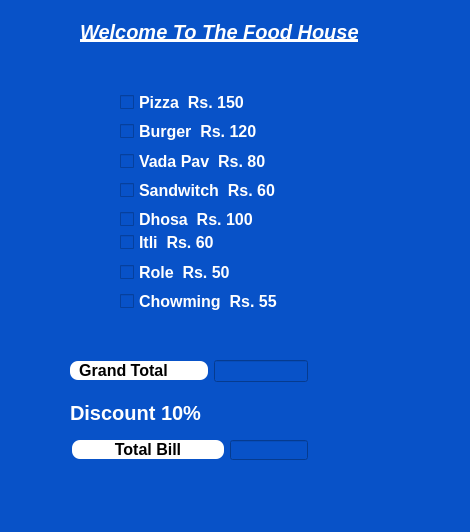
<?xml version="1.0" encoding="UTF-8"?>
<ui version="4.0">
 <class>MainWindow</class>
 <widget class="QMainWindow" name="MainWindow">
  <property name="geometry">
   <rect>
    <x>0</x>
    <y>0</y>
    <width>470</width>
    <height>532</height>
   </rect>
  </property>
  <property name="windowTitle">
   <string>MainWindow</string>
  </property>
  <property name="styleSheet">
   <string notr="true">background-color:rgb(8, 82, 200);</string>
  </property>
  <widget class="QWidget" name="centralwidget">
   <widget class="QLabel" name="label_3">
    <property name="geometry">
     <rect>
      <x>80</x>
      <y>20</y>
      <width>311</width>
      <height>24</height>
     </rect>
    </property>
    <property name="font">
     <font>
      <pointsize>15</pointsize>
      <weight>75</weight>
      <italic>true</italic>
      <bold>true</bold>
      <underline>true</underline>
     </font>
    </property>
    <property name="cursor">
     <cursorShape>ArrowCursor</cursorShape>
    </property>
    <property name="mouseTracking">
     <bool>false</bool>
    </property>
    <property name="styleSheet">
     <string notr="true">color:rgb(255, 255, 255);</string>
    </property>
    <property name="text">
     <string>Welcome To The Food House</string>
    </property>
   </widget>
   <widget class="QWidget" name="layoutWidget">
    <property name="geometry">
     <rect>
      <x>120</x>
      <y>90</y>
      <width>169</width>
      <height>141</height>
     </rect>
    </property>
    <layout class="QVBoxLayout" name="verticalLayout">
     <item>
      <widget class="QCheckBox" name="checkBox_5">
       <property name="font">
        <font>
         <pointsize>12</pointsize>
         <weight>75</weight>
         <bold>true</bold>
        </font>
       </property>
       <property name="cursor">
        <cursorShape>PointingHandCursor</cursorShape>
       </property>
       <property name="styleSheet">
        <string notr="true">color:rgb(255, 255, 255);</string>
       </property>
       <property name="text">
        <string>Pizza  Rs. 150</string>
       </property>
      </widget>
     </item>
     <item>
      <widget class="QCheckBox" name="checkBox_4">
       <property name="font">
        <font>
         <pointsize>12</pointsize>
         <weight>75</weight>
         <bold>true</bold>
        </font>
       </property>
       <property name="cursor">
        <cursorShape>PointingHandCursor</cursorShape>
       </property>
       <property name="styleSheet">
        <string notr="true">color:rgb(255, 255, 255);</string>
       </property>
       <property name="text">
        <string>Burger  Rs. 120</string>
       </property>
      </widget>
     </item>
     <item>
      <widget class="QCheckBox" name="checkBox_2">
       <property name="font">
        <font>
         <pointsize>12</pointsize>
         <weight>75</weight>
         <bold>true</bold>
        </font>
       </property>
       <property name="cursor">
        <cursorShape>PointingHandCursor</cursorShape>
       </property>
       <property name="styleSheet">
        <string notr="true">color:rgb(255, 255, 255);</string>
       </property>
       <property name="text">
        <string>Vada Pav  Rs. 80</string>
       </property>
      </widget>
     </item>
     <item>
      <widget class="QCheckBox" name="checkBox_6">
       <property name="font">
        <font>
         <pointsize>12</pointsize>
         <weight>75</weight>
         <bold>true</bold>
        </font>
       </property>
       <property name="cursor">
        <cursorShape>PointingHandCursor</cursorShape>
       </property>
       <property name="styleSheet">
        <string notr="true">color:rgb(255, 255, 255);</string>
       </property>
       <property name="text">
        <string>Sandwitch  Rs. 60</string>
       </property>
      </widget>
     </item>
     <item>
      <widget class="QCheckBox" name="checkBox">
       <property name="font">
        <font>
         <pointsize>12</pointsize>
         <weight>75</weight>
         <bold>true</bold>
        </font>
       </property>
       <property name="cursor">
        <cursorShape>PointingHandCursor</cursorShape>
       </property>
       <property name="styleSheet">
        <string notr="true">color:rgb(255, 255, 255);</string>
       </property>
       <property name="text">
        <string>Dhosa  Rs. 100</string>
       </property>
      </widget>
     </item>
    </layout>
   </widget>
   <widget class="QWidget" name="layoutWidget">
    <property name="geometry">
     <rect>
      <x>120</x>
      <y>230</y>
      <width>171</width>
      <height>83</height>
     </rect>
    </property>
    <layout class="QVBoxLayout" name="verticalLayout_2">
     <item>
      <widget class="QCheckBox" name="checkBox_3">
       <property name="font">
        <font>
         <pointsize>12</pointsize>
         <weight>75</weight>
         <bold>true</bold>
        </font>
       </property>
       <property name="cursor">
        <cursorShape>PointingHandCursor</cursorShape>
       </property>
       <property name="styleSheet">
        <string notr="true">color:rgb(255, 255, 255);</string>
       </property>
       <property name="text">
        <string>Itli  Rs. 60</string>
       </property>
      </widget>
     </item>
     <item>
      <widget class="QCheckBox" name="checkBox_7">
       <property name="font">
        <font>
         <pointsize>12</pointsize>
         <weight>75</weight>
         <bold>true</bold>
        </font>
       </property>
       <property name="cursor">
        <cursorShape>PointingHandCursor</cursorShape>
       </property>
       <property name="styleSheet">
        <string notr="true">color:rgb(255, 255, 255);</string>
       </property>
       <property name="text">
        <string>Role  Rs. 50</string>
       </property>
      </widget>
     </item>
     <item>
      <widget class="QCheckBox" name="checkBox_8">
       <property name="font">
        <font>
         <pointsize>12</pointsize>
         <weight>75</weight>
         <bold>true</bold>
        </font>
       </property>
       <property name="cursor">
        <cursorShape>PointingHandCursor</cursorShape>
       </property>
       <property name="styleSheet">
        <string notr="true">color:rgb(255, 255, 255);</string>
       </property>
       <property name="text">
        <string>Chowming  Rs. 55</string>
       </property>
      </widget>
     </item>
    </layout>
   </widget>
   <widget class="QWidget" name="layoutWidget">
    <property name="geometry">
     <rect>
      <x>70</x>
      <y>400</y>
      <width>285</width>
      <height>26</height>
     </rect>
    </property>
    <layout class="QHBoxLayout" name="horizontalLayout_2">
     <item>
      <widget class="QLabel" name="label">
       <property name="font">
        <font>
         <pointsize>15</pointsize>
         <weight>75</weight>
         <bold>true</bold>
        </font>
       </property>
       <property name="styleSheet">
        <string notr="true">color:rgb(255, 255, 255);</string>
       </property>
       <property name="text">
        <string>Discount 10%</string>
       </property>
      </widget>
     </item>
    </layout>
   </widget>
   <widget class="QWidget" name="layoutWidget">
    <property name="geometry">
     <rect>
      <x>70</x>
      <y>360</y>
      <width>238</width>
      <height>22</height>
     </rect>
    </property>
    <layout class="QHBoxLayout" name="horizontalLayout_3">
     <item>
      <widget class="QPushButton" name="pushButton">
       <property name="font">
        <font>
         <pointsize>12</pointsize>
         <weight>75</weight>
         <bold>true</bold>
         <underline>false</underline>
         <strikeout>false</strikeout>
         <kerning>true</kerning>
        </font>
       </property>
       <property name="cursor">
        <cursorShape>PointingHandCursor</cursorShape>
       </property>
       <property name="mouseTracking">
        <bool>false</bool>
       </property>
       <property name="styleSheet">
        <string notr="true">
background-color:rgb(255, 255, 255);
border-radius:8px;
</string>
       </property>
       <property name="text">
        <string>  Grand Total         </string>
       </property>
      </widget>
     </item>
     <item>
      <widget class="QLineEdit" name="lineEdit_3">
       <property name="font">
        <font>
         <weight>75</weight>
         <bold>true</bold>
        </font>
       </property>
       <property name="styleSheet">
        <string notr="true">color:rgb(255, 255, 255);</string>
       </property>
      </widget>
     </item>
    </layout>
   </widget>
   <widget class="QPushButton" name="pushButton_2">
    <property name="geometry">
     <rect>
      <x>72</x>
      <y>440</y>
      <width>152</width>
      <height>19</height>
     </rect>
    </property>
    <property name="font">
     <font>
      <pointsize>12</pointsize>
      <weight>75</weight>
      <bold>true</bold>
      <underline>false</underline>
      <strikeout>false</strikeout>
      <kerning>true</kerning>
     </font>
    </property>
    <property name="cursor">
     <cursorShape>PointingHandCursor</cursorShape>
    </property>
    <property name="mouseTracking">
     <bool>false</bool>
    </property>
    <property name="styleSheet">
     <string notr="true">
background-color:rgb(255, 255, 255);
border-radius:8px;
</string>
    </property>
    <property name="text">
     <string>Total Bill</string>
    </property>
   </widget>
   <widget class="QLineEdit" name="lineEdit_4">
    <property name="geometry">
     <rect>
      <x>230</x>
      <y>440</y>
      <width>78</width>
      <height>20</height>
     </rect>
    </property>
    <property name="font">
     <font>
      <weight>75</weight>
      <bold>true</bold>
     </font>
    </property>
    <property name="styleSheet">
     <string notr="true">color:rgb(255, 255, 255);</string>
    </property>
   </widget>
  </widget>
  <widget class="QStatusBar" name="statusbar"/>
 </widget>
 <resources/>
 <connections/>
</ui>
